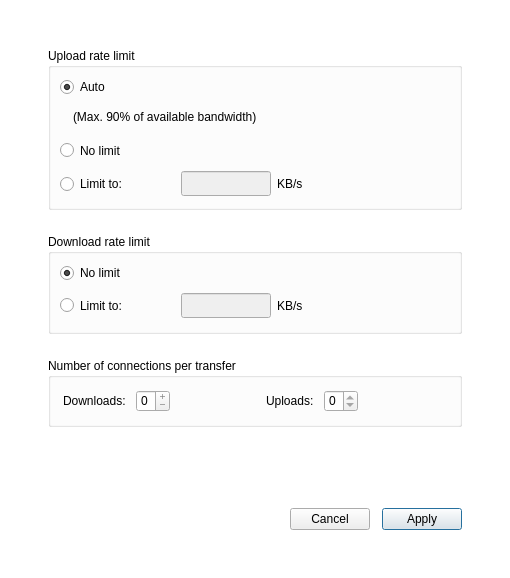
<?xml version="1.0" encoding="UTF-8"?>
<ui version="4.0">
 <class>BandwidthSettings</class>
 <widget class="QDialog" name="BandwidthSettings">
  <property name="windowModality">
   <enum>Qt::NonModal</enum>
  </property>
  <property name="geometry">
   <rect>
    <x>0</x>
    <y>0</y>
    <width>510</width>
    <height>578</height>
   </rect>
  </property>
  <property name="sizePolicy">
   <sizepolicy hsizetype="Preferred" vsizetype="Preferred">
    <horstretch>0</horstretch>
    <verstretch>0</verstretch>
   </sizepolicy>
  </property>
  <property name="minimumSize">
   <size>
    <width>510</width>
    <height>566</height>
   </size>
  </property>
  <property name="maximumSize">
   <size>
    <width>16777215</width>
    <height>16777215</height>
   </size>
  </property>
  <property name="windowTitle">
   <string>Bandwidth</string>
  </property>
  <property name="styleSheet">
   <string notr="true">#BandwidthSettings
{
background-color: #FFFFFF; /*colorToken.page-background*/
}
</string>
  </property>
  <layout class="QVBoxLayout" name="verticalLayout_5">
   <property name="spacing">
    <number>24</number>
   </property>
   <property name="leftMargin">
    <number>48</number>
   </property>
   <property name="topMargin">
    <number>48</number>
   </property>
   <property name="rightMargin">
    <number>48</number>
   </property>
   <property name="bottomMargin">
    <number>48</number>
   </property>
   <item>
    <layout class="QVBoxLayout" name="verticalLayout_4">
     <property name="spacing">
      <number>24</number>
     </property>
     <property name="leftMargin">
      <number>0</number>
     </property>
     <property name="topMargin">
      <number>0</number>
     </property>
     <property name="rightMargin">
      <number>0</number>
     </property>
     <property name="bottomMargin">
      <number>0</number>
     </property>
     <item>
      <widget class="QGroupBox" name="gBandwidth">
       <property name="minimumSize">
        <size>
         <width>0</width>
         <height>162</height>
        </size>
       </property>
       <property name="maximumSize">
        <size>
         <width>16777215</width>
         <height>16777215</height>
        </size>
       </property>
       <property name="layoutDirection">
        <enum>Qt::LeftToRight</enum>
       </property>
       <property name="title">
        <string>Upload rate limit</string>
       </property>
       <property name="type" stdset="0">
        <string notr="true">mega</string>
       </property>
       <layout class="QVBoxLayout" name="verticalLayout">
        <item>
         <layout class="QHBoxLayout" name="horizontalLayout_6">
          <item alignment="Qt::AlignLeft">
           <widget class="QRadioButton" name="rUploadAutoLimit">
            <property name="enabled">
             <bool>true</bool>
            </property>
            <property name="cursor">
             <cursorShape>PointingHandCursor</cursorShape>
            </property>
            <property name="styleSheet">
             <string notr="true"/>
            </property>
            <property name="text">
             <string>Auto</string>
            </property>
            <property name="checked">
             <bool>true</bool>
            </property>
           </widget>
          </item>
         </layout>
        </item>
        <item>
         <layout class="QHBoxLayout" name="horizontalLayout">
          <item>
           <spacer name="horizontalSpacer">
            <property name="orientation">
             <enum>Qt::Horizontal</enum>
            </property>
            <property name="sizeType">
             <enum>QSizePolicy::Maximum</enum>
            </property>
            <property name="sizeHint" stdset="0">
             <size>
              <width>13</width>
              <height>14</height>
             </size>
            </property>
           </spacer>
          </item>
          <item>
           <widget class="QLabel" name="label">
            <property name="text">
             <string>(Max. 90% of available bandwidth)</string>
            </property>
           </widget>
          </item>
         </layout>
        </item>
        <item>
         <layout class="QHBoxLayout" name="horizontalLayout_7">
          <item alignment="Qt::AlignLeft">
           <widget class="QRadioButton" name="rUploadNoLimit">
            <property name="enabled">
             <bool>true</bool>
            </property>
            <property name="sizePolicy">
             <sizepolicy hsizetype="Minimum" vsizetype="Preferred">
              <horstretch>0</horstretch>
              <verstretch>0</verstretch>
             </sizepolicy>
            </property>
            <property name="maximumSize">
             <size>
              <width>16777215</width>
              <height>16777215</height>
             </size>
            </property>
            <property name="cursor">
             <cursorShape>PointingHandCursor</cursorShape>
            </property>
            <property name="text">
             <string>No limit</string>
            </property>
            <property name="checked">
             <bool>false</bool>
            </property>
           </widget>
          </item>
         </layout>
        </item>
        <item>
         <layout class="QHBoxLayout" name="horizontalLayout_2">
          <item>
           <widget class="QRadioButton" name="rUploadLimit">
            <property name="sizePolicy">
             <sizepolicy hsizetype="Minimum" vsizetype="Preferred">
              <horstretch>0</horstretch>
              <verstretch>0</verstretch>
             </sizepolicy>
            </property>
            <property name="minimumSize">
             <size>
              <width>90</width>
              <height>25</height>
             </size>
            </property>
            <property name="maximumSize">
             <size>
              <width>16777215</width>
              <height>16777215</height>
             </size>
            </property>
            <property name="cursor">
             <cursorShape>PointingHandCursor</cursorShape>
            </property>
            <property name="text">
             <string>Limit to:</string>
            </property>
           </widget>
          </item>
          <item>
           <spacer name="horizontalSpacer_7">
            <property name="orientation">
             <enum>Qt::Horizontal</enum>
            </property>
            <property name="sizeHint" stdset="0">
             <size>
              <width>107</width>
              <height>20</height>
             </size>
            </property>
           </spacer>
          </item>
          <item>
           <widget class="QLineEdit" name="eUploadLimit">
            <property name="enabled">
             <bool>false</bool>
            </property>
            <property name="sizePolicy">
             <sizepolicy hsizetype="MinimumExpanding" vsizetype="Preferred">
              <horstretch>0</horstretch>
              <verstretch>0</verstretch>
             </sizepolicy>
            </property>
            <property name="minimumSize">
             <size>
              <width>90</width>
              <height>25</height>
             </size>
            </property>
            <property name="maximumSize">
             <size>
              <width>90</width>
              <height>25</height>
             </size>
            </property>
            <property name="cursor">
             <cursorShape>IBeamCursor</cursorShape>
            </property>
            <property name="layoutDirection">
             <enum>Qt::LeftToRight</enum>
            </property>
            <property name="frame">
             <bool>true</bool>
            </property>
            <property name="alignment">
             <set>Qt::AlignRight|Qt::AlignTrailing|Qt::AlignVCenter</set>
            </property>
            <property name="type" stdset="0">
             <string notr="true">mega</string>
            </property>
           </widget>
          </item>
          <item>
           <widget class="QLabel" name="lUploadLimit">
            <property name="sizePolicy">
             <sizepolicy hsizetype="Minimum" vsizetype="Minimum">
              <horstretch>0</horstretch>
              <verstretch>0</verstretch>
             </sizepolicy>
            </property>
            <property name="minimumSize">
             <size>
              <width>31</width>
              <height>25</height>
             </size>
            </property>
            <property name="text">
             <string>KB/s</string>
            </property>
           </widget>
          </item>
          <item>
           <spacer name="horizontalSpacer_6">
            <property name="orientation">
             <enum>Qt::Horizontal</enum>
            </property>
            <property name="sizeHint" stdset="0">
             <size>
              <width>223</width>
              <height>20</height>
             </size>
            </property>
           </spacer>
          </item>
         </layout>
        </item>
       </layout>
      </widget>
     </item>
     <item>
      <widget class="QGroupBox" name="gDownloadBandwidth">
       <property name="minimumSize">
        <size>
         <width>0</width>
         <height>100</height>
        </size>
       </property>
       <property name="maximumSize">
        <size>
         <width>16777215</width>
         <height>16777215</height>
        </size>
       </property>
       <property name="title">
        <string>Download rate limit</string>
       </property>
       <property name="type" stdset="0">
        <string notr="true">mega</string>
       </property>
       <layout class="QVBoxLayout" name="verticalLayout_2">
        <item>
         <layout class="QHBoxLayout" name="horizontalLayout_8">
          <item alignment="Qt::AlignLeft">
           <widget class="QRadioButton" name="rDownloadNoLimit">
            <property name="cursor">
             <cursorShape>PointingHandCursor</cursorShape>
            </property>
            <property name="text">
             <string>No limit</string>
            </property>
            <property name="checked">
             <bool>true</bool>
            </property>
           </widget>
          </item>
         </layout>
        </item>
        <item>
         <layout class="QHBoxLayout" name="horizontalLayout_5">
          <item>
           <widget class="QRadioButton" name="rDownloadLimit">
            <property name="sizePolicy">
             <sizepolicy hsizetype="Minimum" vsizetype="Preferred">
              <horstretch>0</horstretch>
              <verstretch>0</verstretch>
             </sizepolicy>
            </property>
            <property name="minimumSize">
             <size>
              <width>90</width>
              <height>25</height>
             </size>
            </property>
            <property name="cursor">
             <cursorShape>PointingHandCursor</cursorShape>
            </property>
            <property name="text">
             <string>Limit to:</string>
            </property>
           </widget>
          </item>
          <item>
           <spacer name="horizontalSpacer_8">
            <property name="orientation">
             <enum>Qt::Horizontal</enum>
            </property>
            <property name="sizeHint" stdset="0">
             <size>
              <width>107</width>
              <height>20</height>
             </size>
            </property>
           </spacer>
          </item>
          <item>
           <widget class="QLineEdit" name="eDownloadLimit">
            <property name="enabled">
             <bool>false</bool>
            </property>
            <property name="sizePolicy">
             <sizepolicy hsizetype="MinimumExpanding" vsizetype="Preferred">
              <horstretch>0</horstretch>
              <verstretch>0</verstretch>
             </sizepolicy>
            </property>
            <property name="minimumSize">
             <size>
              <width>90</width>
              <height>25</height>
             </size>
            </property>
            <property name="maximumSize">
             <size>
              <width>90</width>
              <height>25</height>
             </size>
            </property>
            <property name="layoutDirection">
             <enum>Qt::LeftToRight</enum>
            </property>
            <property name="frame">
             <bool>true</bool>
            </property>
            <property name="alignment">
             <set>Qt::AlignRight|Qt::AlignTrailing|Qt::AlignVCenter</set>
            </property>
            <property name="type" stdset="0">
             <string notr="true">mega</string>
            </property>
           </widget>
          </item>
          <item>
           <widget class="QLabel" name="lDownloadLimit">
            <property name="sizePolicy">
             <sizepolicy hsizetype="Minimum" vsizetype="Minimum">
              <horstretch>0</horstretch>
              <verstretch>0</verstretch>
             </sizepolicy>
            </property>
            <property name="minimumSize">
             <size>
              <width>31</width>
              <height>25</height>
             </size>
            </property>
            <property name="text">
             <string>KB/s</string>
            </property>
           </widget>
          </item>
          <item>
           <spacer name="horizontalSpacer_4">
            <property name="orientation">
             <enum>Qt::Horizontal</enum>
            </property>
            <property name="sizeHint" stdset="0">
             <size>
              <width>223</width>
              <height>20</height>
             </size>
            </property>
           </spacer>
          </item>
         </layout>
        </item>
       </layout>
      </widget>
     </item>
     <item>
      <widget class="QGroupBox" name="wTransferConnections">
       <property name="minimumSize">
        <size>
         <width>0</width>
         <height>0</height>
        </size>
       </property>
       <property name="maximumSize">
        <size>
         <width>16777215</width>
         <height>16777215</height>
        </size>
       </property>
       <property name="title">
        <string>Number of connections per transfer</string>
       </property>
       <property name="type" stdset="0">
        <string notr="true">mega</string>
       </property>
       <layout class="QHBoxLayout" name="horizontalLayout_3" stretch="0,1,0,1">
        <property name="spacing">
         <number>6</number>
        </property>
        <property name="leftMargin">
         <number>12</number>
        </property>
        <property name="topMargin">
         <number>12</number>
        </property>
        <property name="rightMargin">
         <number>12</number>
        </property>
        <property name="bottomMargin">
         <number>12</number>
        </property>
        <item>
         <layout class="QHBoxLayout" name="dlLayout">
          <property name="spacing">
           <number>10</number>
          </property>
          <item>
           <widget class="QLabel" name="lDownloadConnections">
            <property name="text">
             <string>Downloads:</string>
            </property>
           </widget>
          </item>
          <item>
           <widget class="QSpinBox" name="eMaxDownloadConnections">
            <property name="sizePolicy">
             <sizepolicy hsizetype="Preferred" vsizetype="Preferred">
              <horstretch>0</horstretch>
              <verstretch>0</verstretch>
             </sizepolicy>
            </property>
            <property name="minimumSize">
             <size>
              <width>0</width>
              <height>0</height>
             </size>
            </property>
            <property name="maximumSize">
             <size>
              <width>16777215</width>
              <height>16777215</height>
             </size>
            </property>
            <property name="cursor">
             <cursorShape>PointingHandCursor</cursorShape>
            </property>
            <property name="alignment">
             <set>Qt::AlignLeading|Qt::AlignLeft|Qt::AlignVCenter</set>
            </property>
            <property name="buttonSymbols">
             <enum>QAbstractSpinBox::PlusMinus</enum>
            </property>
            <property name="minimum">
             <number>0</number>
            </property>
            <property name="maximum">
             <number>0</number>
            </property>
            <property name="value">
             <number>0</number>
            </property>
           </widget>
          </item>
         </layout>
        </item>
        <item>
         <spacer name="horizontalSpacer_3">
          <property name="orientation">
           <enum>Qt::Horizontal</enum>
          </property>
          <property name="sizeHint" stdset="0">
           <size>
            <width>159</width>
            <height>20</height>
           </size>
          </property>
         </spacer>
        </item>
        <item>
         <layout class="QHBoxLayout" name="ulLayout">
          <property name="spacing">
           <number>10</number>
          </property>
          <item>
           <widget class="QLabel" name="lUploadConnections">
            <property name="text">
             <string>Uploads:</string>
            </property>
           </widget>
          </item>
          <item>
           <widget class="QSpinBox" name="eMaxUploadConnections">
            <property name="sizePolicy">
             <sizepolicy hsizetype="Minimum" vsizetype="Preferred">
              <horstretch>0</horstretch>
              <verstretch>0</verstretch>
             </sizepolicy>
            </property>
            <property name="minimumSize">
             <size>
              <width>0</width>
              <height>0</height>
             </size>
            </property>
            <property name="maximumSize">
             <size>
              <width>16777215</width>
              <height>16777215</height>
             </size>
            </property>
            <property name="cursor">
             <cursorShape>PointingHandCursor</cursorShape>
            </property>
            <property name="frame">
             <bool>true</bool>
            </property>
            <property name="alignment">
             <set>Qt::AlignLeading|Qt::AlignLeft|Qt::AlignVCenter</set>
            </property>
            <property name="buttonSymbols">
             <enum>QAbstractSpinBox::UpDownArrows</enum>
            </property>
            <property name="correctionMode">
             <enum>QAbstractSpinBox::CorrectToPreviousValue</enum>
            </property>
            <property name="keyboardTracking">
             <bool>true</bool>
            </property>
            <property name="showGroupSeparator" stdset="0">
             <bool>false</bool>
            </property>
            <property name="minimum">
             <number>0</number>
            </property>
            <property name="maximum">
             <number>0</number>
            </property>
            <property name="value">
             <number>0</number>
            </property>
           </widget>
          </item>
         </layout>
        </item>
        <item>
         <spacer name="horizontalSpacer_9">
          <property name="orientation">
           <enum>Qt::Horizontal</enum>
          </property>
          <property name="sizeHint" stdset="0">
           <size>
            <width>40</width>
            <height>20</height>
           </size>
          </property>
         </spacer>
        </item>
       </layout>
      </widget>
     </item>
    </layout>
   </item>
   <item>
    <spacer name="verticalSpacer">
     <property name="orientation">
      <enum>Qt::Vertical</enum>
     </property>
     <property name="sizeHint" stdset="0">
      <size>
       <width>20</width>
       <height>0</height>
      </size>
     </property>
    </spacer>
   </item>
   <item alignment="Qt::AlignRight">
    <widget class="QWidget" name="buttonBox" native="true">
     <property name="sizePolicy">
      <sizepolicy hsizetype="Preferred" vsizetype="Maximum">
       <horstretch>0</horstretch>
       <verstretch>0</verstretch>
      </sizepolicy>
     </property>
     <layout class="QHBoxLayout" name="buttonBoxLayout">
      <property name="spacing">
       <number>12</number>
      </property>
      <property name="leftMargin">
       <number>0</number>
      </property>
      <property name="topMargin">
       <number>0</number>
      </property>
      <property name="rightMargin">
       <number>0</number>
      </property>
      <property name="bottomMargin">
       <number>0</number>
      </property>
      <item>
       <widget class="QPushButton" name="bCancel">
        <property name="sizePolicy">
         <sizepolicy hsizetype="Minimum" vsizetype="Preferred">
          <horstretch>0</horstretch>
          <verstretch>0</verstretch>
         </sizepolicy>
        </property>
        <property name="minimumSize">
         <size>
          <width>0</width>
          <height>0</height>
         </size>
        </property>
        <property name="maximumSize">
         <size>
          <width>16777215</width>
          <height>16777215</height>
         </size>
        </property>
        <property name="cursor">
         <cursorShape>PointingHandCursor</cursorShape>
        </property>
        <property name="text">
         <string>Cancel</string>
        </property>
        <property name="type" stdset="0">
         <string notr="true">outline</string>
        </property>
        <property name="dimension" stdset="0">
         <string notr="true">medium</string>
        </property>
       </widget>
      </item>
      <item>
       <widget class="QPushButton" name="bUpdate">
        <property name="minimumSize">
         <size>
          <width>0</width>
          <height>0</height>
         </size>
        </property>
        <property name="maximumSize">
         <size>
          <width>16777215</width>
          <height>16777215</height>
         </size>
        </property>
        <property name="cursor">
         <cursorShape>PointingHandCursor</cursorShape>
        </property>
        <property name="text">
         <string>Apply</string>
        </property>
        <property name="default">
         <bool>true</bool>
        </property>
        <property name="type" stdset="0">
         <string notr="true">primary</string>
        </property>
        <property name="dimension" stdset="0">
         <string notr="true">medium</string>
        </property>
       </widget>
      </item>
     </layout>
    </widget>
   </item>
  </layout>
 </widget>
 <tabstops>
  <tabstop>rUploadAutoLimit</tabstop>
  <tabstop>rUploadNoLimit</tabstop>
  <tabstop>rDownloadNoLimit</tabstop>
  <tabstop>rDownloadLimit</tabstop>
  <tabstop>eDownloadLimit</tabstop>
  <tabstop>lDownloadLimit</tabstop>
  <tabstop>eMaxDownloadConnections</tabstop>
  <tabstop>eMaxUploadConnections</tabstop>
  <tabstop>bCancel</tabstop>
  <tabstop>bUpdate</tabstop>
 </tabstops>
 <resources/>
 <connections/>
</ui>
